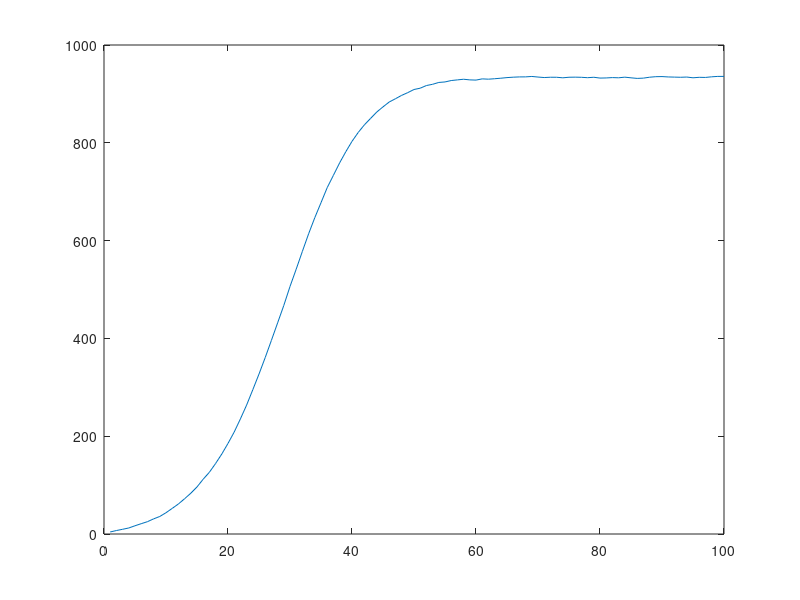

Reproduce this figure in MATLAB. (Note: this script raises an error after producing the figure.)
% Test simple Bass model over real data together with MCMC and parameters
% (only on one add-on)
% estimate
clear all;                              % clear workspace
global  Y1p MADp MSEp;
% MKt6v99 Spec Topics:  Bayesian Dynamic Models, Norris Bruce
% Extended Kalman Filter - Example
pp =1;
p      =  1;     T = 100;               % p dimension of state vector; T length of series
m0     =  randn(p,1); C0 = eye(p);      % intial state distribution at t=0

%Bass Model parameter simulation
qi1=0.38*rand(1,1);
pi1=0.003*rand(1,1);
mi1=1000*rand(1,1);

F      =  ones(p,1);  GT = diag([-qi1./mi1 (1-pi1+qi1)]); d = diag(GT);     % Observation and systems matrix  
v      =  eye(p)*0.2;       w = 0.5*eye(p);              % known observation and sytem variance


% Simulate Observations  y(t) and states 
tt1    =  5*rand(p,T+1); y = zeros(p,T); x = rand(T,1); F =  eye(p); y=[]; beta=pi1*mi1 ;
ew     =  chol(w)'*randn(p,T);  ev = chol(v)'*randn(p,T); x= ones(p,T); uT=diag(beta)*x;
%a      =  rand(1,5); b = rand(1,5); alpha = [1.2; 1.05];

% LINEAR Goodwill
%for  t =  2:T+1 tt1(1,t) =  d(1)*tt1(1,t-1) + uT(1,t-1) + ew(1,t-1); end;
%for  t =  2:T+1 tt1(2,t) =  d(2)*tt1(2,t-1) + uT(2,t-1) + ew(2,t-1); end; plot(tt1);

% NONLINEAR Goodwill
for  t =  2:T+1 tt1(1,t) =  d(1)*tt1(1,t-1).^2 + d(2)*tt1(1,t-1)+ uT(1,t-1) + ew(1,t-1); end;                
%for  t =  2:T+1 tt1(2,t) =  tt1(2,t-1)- d(2)*tt1(2,t-1)^alpha(2) + uT(2,t-1) + ew(2,t-1); end; plot(tt1);


for  t =  1:T 

 y(:,t)  = tt1(1,t)  +  ev(:,t);
 %[a(1)*tt1(1,t) - a(2)*tt1(2,t) - a(3)*tt1(1,t)^2 +  a(4)*tt1(2,t)^2 + a(5)*tt1(1,t)*tt1(2,t); ...
  %           b(1)*tt1(2,t) - b(2)*tt1(1,t) - b(3)*tt1(2,t)^2 +  b(4)*tt1(1,t)^2 + b(5)*tt1(1,t)*tt1(2,t)] + ev(:,t);

end;
plot(y(1,:)); pause; % plot(y(2,:)); 
tt1s = tt1(:,2:T+1);
%==========================================================================
%============================ Data ======================================
%==========================================================================
% global variable used in linearized form
global yp yc betas se_est ;

% Read platform data inclusion
format long
[num,txt,raw] = xlsread('C:\Users\MHE\Desktop\ActiveCourses\Projects\FirefoxAddon(VeryLowPriority)\DiffData\platformdata.xlsx',1);
yp = num(:,20)/(10^7); %10 million firefox platform download [Scale in order to avoid singularity]
yc = num(:,21)/(10^7); %10 million competitors firefox platform downloads
ych = num(:,22)/(10^7); %10 million chrome firefox platform downloads
yie = num(:,23)/(10^7); %10 million chrome firefox platform downloads
ysaf = num(:,24)/(10^7); %10 million chrome firefox platform downloads
yop = num(:,25)/(10^7); %10 million chrome firefox platform downloads
yc =[ych yie];  % yie ysaf yop
%yc = [0; yc(1:(size(yc,1)-1))]; % for the moment m0 it is zero
yc = [zeros(1,size(yc,2)); yc(1:(size(yc,1)),:)]; % for the moment m0 it is zero
kp     =  5; %estimating three parameters (3 bass parameters and 4 competition parameter)
%yp  = Mt(2:pT); %simulated data [end of the same file]
pT   = size(yp,1); %cut the data of add-ons based on platform data
ppparam = 0.0003;
npparam =repmat(-0.0002,[size(yc,2) 1]);
qpparam = 0.0131;
M0param = max(yp); 
GTp  = diag([M0param ppparam qpparam npparam']);
xp = ones(p,pT);
X0= max(yp);
uTp= ppparam*M0param + M0param*yc*npparam;
options = optimset('Display','on','MaxIter',10000,'TolX',10^-30,'TolFun',10^-30,'UseParallel','always'); %,'GradObj','on'
% prior parameters for M0
varp    =  2.5e2; % consider high variance (broad prior)
meanp   =  max(yc)+5;
px       =  2;
Lpriorp =  - 0.5*log(2*pi*varp) -   0.5*sum((M0param-meanp).^2/varp);
% tunning parameters
pc        = 1e6; % for the draws of M0
pcorigin  = pc;
postPOld  = Lpriorp;
accepRate =0;


 %clear all;
% load data;   % linear state equation equation - nerlove arrow
 
 %load data2;   % nonlinear state equation equation - nerlove arrow

 jumps      =    1; idx = 0; jp = 0; ndraw=8000;  ndraw0 = 2000; 


  %platform variables
 bp_ =  zeros(pT*p,(ndraw-ndraw0)/jumps);
 b0p_ = zeros(p,(ndraw-ndraw0)/jumps);
 cp_ = zeros(kp+1+1,(ndraw-ndraw0)/jumps); %because v has the size of (n+1)*(n+1): 2 variance, 3 Bass parameters and 1 competition param
 %df_ = zeros((2*n+2)*(2*n+2),(ndraw-ndraw0)/jumps);   % to save full var-covar matrix
 mp=zeros(1,pT);
 Cp = repmat(eye(pp),[1 1 pT]);
 m0p = rand(pp,1);
 C0p = repmat(eye(pp),[1 1]);
 
 %for platform
 errwp_ =0;
 errvp_ = 0;
 MADp=zeros(1,pT); MSEp = zeros(1,pT);
 Y1p = zeros(1,pT); % n for add-ons and 1 for platform
 b0p    =  zeros(kp-1,1); 
 S0Invp =  1.5e-7*eye(kp-1);
 btempp=zeros(kp,1);
 
 
 % prior 
 b0    =  zeros(kp-1,1); %[0.5; 0.5; .5; .5]; 
 S0Inv =  1.5e-7*eye(kp-1);
 wa0=0.1; wv02=.1;va0=0.1;vv02=.1;
 
 %platform
    T = pT;
    tt1p    =  15*ones(p,pT); 
    vp     =  0.2; % it includes all observation equations of platform state equation
    wp = 0.5;              % known observation and sytem variance
    LL       =    zeros(1,(ndraw-ndraw0)/jumps);   % log likelihood
  cumj=0;  
  
 tic;
for i = 1:ndraw
    i
    
   % platform EKF calculation
    [mp(:,1:pT),Cp(:,:,1:pT),m0p(:,:),C0p,tt1p(1:pT),tt0p]     =     BEKFPMOnlyPlatformCompetitor(yp(1:pT),F,pp,m0p(:,:),C0p(:,:),vp,wp,GTp(:,:),uTp(1:pT),yc);   %,a,b,alpha

   
    ttr1=tt1p(1:pT)';
    ttind1p= [tt0p;tt1p(1:pT-1)'];
    %ttindepbuilder(tt0p,tt1p(1:pT),pT,xp) ; % drop last value
   
   %simulate GT = d, beta (System Equation)
   % first simulate M0|p,q,beta erround the mode obtained using fminunc
   X0= M0param;
   alpha     = 0.5;
   accptnrnd = 0.8;
   [x,fval,exitflag,output,grad,hessian]=fminunc('HorskeySimonMethodM0',X0,options,yc,ppparam,npparam,qpparam,ttind1p,ttr1,Lpriorp);
   wp        = inv(hessian);
   if (hessian <= 0)
       wp = 1e-6;
   end;
   j=1;
%   pc = pcorigin;
   swfac =1; % to facilitate the first round when I am using prior
   while ((alpha < accptnrnd)) %&& (swfac == 1) )
       j=j+1
       wpm =pc*wp;
       if (wpm==0)
           wpm = 1e-6;
       end;
       M0paramNew   =  x + chol(wpm)'*randn(length(x),1);
       postPNew  = -HorskeySimonMethodM0(M0paramNew,yc,ppparam,npparam,qpparam,ttind1p,ttr1,Lpriorp); % log of new posterior
       postPOld  = -HorskeySimonMethodM0(M0param,yc,ppparam,npparam,qpparam,ttind1p,ttr1,Lpriorp); % log of old posterior
       alpha     = postPNew - postPOld;
       accptnrnd = log(rand(1,1));
       % M0paramNew = M0param + pc*randn(length(M0Param),1);
%       (accepRate/i) 
%         if ((accptncCounter/i) < .15)
%            disp('increase')
%            pc = pc*0.4
%         else
%           disp('decrease')
%           pc = pc*1.05
%        end;
%        if (ceil(j./6) == (j./6))
%            alpha
%            accptnrnd
%            pc = pc*.1;
%            pc*wp
%        end;
%        if (i==1)
%            swfac =0;
%        end;
   end;
   cumj= cumj+j;
   % check acceptance rate and modify it
   accepRate=i/cumj % because i out of all cumj iterations is accepted until now
%    if (accepRate < .15) % per Dr. Norris 1/1/2013 I should not change it
%        disp('increase')
%        pc = pc*0.8
%     else
%       disp('decrease')
%       pc = pc*1.25
%    end;
   
   postPOld  = postPNew;
   M0param   = M0paramNew;
   
   ttindtemp = [-ttind1p.^2/M0param+ttind1p M0param-ttind1p yc(1:(size(yc,1)-1),:).*repmat((M0param-ttind1p),[1 size(yc,2)])];
   ttrtemp = ttr1;
   ttr1    = ttr1 - ttind1p;
   ttind1p = ttindtemp;
    
    S1   =  (((ttind1p'*ttind1p)/wp)+S0Invp)\speye(size((((ttind1p'*ttind1p)/wp)+S0Invp)));%inv(((ttind1'*ttind1)/wp)+S0Inv);
    b1   =  S1*(((ttind1p'*ttr1)/wp)+S0Invp*b0p(:,1));
    btp   =  b1 + chol(S1)'*randn(length(b1),1);
    btempp(:,1)=[M0param btp']'; % to use in cross section
    qpparam   = btp(1);
    ppparam   = btp(2);
    npparam   = btp(3:(2+size(yc,2)));
    disp('I am here 1')
    GTp(:,:)  =   diag([M0param ppparam qpparam npparam']);
    uTp(1:pT) =   ppparam*M0param + M0param*yc(1:(size(yc,1)-1),:)*npparam;
    disp('I am here 2')
    %simulate v ~ IG (System Equation)
    wa1  = (wa0+pT)/2;
    wv12 = (wv02+(ttr1-ttind1p(1:pT,1:3)*btp(1:3,1))'*(ttr1-ttind1p(1:pT,1:3)*btp(1:3,1)))/2;
    ewv = (ttr1-ttind1p(1:pT,1:3)*btp(1:3,1));
    wp  =  1/gamrnd(wa1,1/wv12);

    %simulate w ~ IG (Observation Equation)
    ttr1 = ttrtemp;
    va1= (va0+pT)/2;
    vv12= (vv02+((yp - ttr1)'*(yp - ttr1)))/2;
    evv =yp - ttr1;
    vp =1/gamrnd(va1,1/vv12);

   if   (i                >     ndraw0)             %  Discarding burnin
        idx               =     idx + 1; end; 
    
   if   idx              ==     jumps
        idx               =     0;
        jp                =     jp + 1;
     
       bp_(1:pT,jp)          =     reshape(tt1p(1:pT)',pT*p,1); 
       b0p_(:,jp)        =     tt0p; 
       cp_(:,jp)         =     [btempp;vp;wp]; %vp will be saved as a matrix
       LL (jp)      = LL(jp)- 0.5*(2*wv12-wv02)/wp.^2 -  0.5*pT*pp*log(2*pi*wp.^2);
       LL (jp)      = LL(jp)- 0.5*(2*vv12-va0)/vp.^2 -   0.5*pT*pp*log(2*pi*vp.^2);
       errwp_  =  errwp_ + ewv;
       errvp_  =  errvp_ + evv;
    end;
end;
toc;

%platform parameters
cpmean_ = mean(cp_,2);
disp('parameter estiamte for [M0 q p n] are (posterior):');
disp(cpmean_');


% check Convergence of Platform
plot(cp_(3,:))


% generate data according to Bass Model

ps = 0.0142;
qs  = 0.0306;
ms  = 22.63;
Mt = zeros(pT+1, 1);
mt =zeros(pT,1);
for t=1:pT;
     mt(t) =  -qs/ms *(Mt(t)).^2 + (qs- ps) *Mt(t) + ps*ms;    
     Mt (t+1) = Mt(t) + mt(t);
end;

% data 
yp  = Mt(2:pT);
pT   = size(yp,1); %cut the data of add-ons based on platform data
GTp  = GT;
xp = ones(p,pT);
uTp= diag(beta)*xp(1:pT);

% test simple bass regression for the platform
ypdiff =diff(yp);
ypindep = [yp(1:(size(yp,1)-1)).^2 yp(1:(size(yp,1)-1)) ones((size(yp,1)-1),1)];
betas=inv(ypindep'*ypindep)*ypindep'*ypdiff;
errors=ypdiff-ypindep*betas;
vcm=(errors'*errors)*inv(ypindep'*ypindep)/(size(yp,1)-1);
se_est=sqrt(diag(vcm));
disp('Parameters of simple Bass regression is (alpha, beta, gamma):')
disp([betas']);
disp('t-stat is:');
disp([betas'./se_est']);
pbmparam = (-betas(2)+sqrt(betas(2).^2-4*betas(1)*betas(3)))/2;
qbmparam = -betas(1)*betas(3)/pbmparam;
mbmparam = -qbmparam/betas(1);
disp('Bass parameters are (p, q, m):')
disp([pbmparam qbmparam mbmparam])

% test simple bass regression for the platform with including competitor
% response
ypdiff =diff(yp);
ypindep = [yp(1:(size(yp,1)-1)).^2 yp(1:(size(yp,1)-1)) yp(1:(size(yp,1)-1)).*yc(1:(size(yc,1)-1)) yc(1:(size(yc,1)-1)) ones((size(yp,1)-1),1)];
betas=inv(ypindep'*ypindep)*ypindep'*ypdiff;
errors=ypdiff-ypindep*betas;
vcm=(errors'*errors)*inv(ypindep'*ypindep)/(size(yp,1)-1);
se_est=sqrt(diag(vcm));
disp('Parameters of simple Bass regression is (alpha, beta, gamma):')
disp([betas']);
disp('t-stat is:');
disp([betas'./se_est']);
nparam = - betas(3);
m0param = betas(4)/nparam;
pbmparam = betas(5)/m0param;
qbmparam = - betas(1)/m0param;
disp('Bass parameters are (p, q, m, c):')
disp([pbmparam qbmparam m0param nparam])
disp('q-p = beta check')
disp([qbmparam - pbmparam  betas(2)])

% Use Horskey and Simon Method
scale =10^9;
yp = num(:,20)/(scale); %K firefox platform download [Scale in order to avoid singularity]
yc = num(:,21)/(scale); %K  competitors firefox platform downloads
ych = num(:,22)/(scale); %K  chrome  platform downloads
yie = num(:,23)/(scale); %K  ie platform downloads
ysaf = num(:,24)/(scale); %K  safari firefox platform downloads
yop = num(:,25)/(scale); %K  opera firefox platform downloads
yc =[ych yie]; %[ych yie ysaf yop];
plot([ych yie ysaf yop]) %zeros(1,size(yc,2));
yc = [ yc(1:(size(yc,1)),:)]; % for the moment m0 it is zero
%yp  = Mt(2:pT); %simulated data [end of the same file]
%X0= max(yp);
X0 =2.485903338959157;
options=optimset('Display','on','MaxIter',10000,'TolX',10^-30,'TolFun',10^-30,'UseParallel','always'); %'GradObj','on'
[x,fval,exitflag,output,grad,hessian]=fminunc('HorskeySimonMethod',X0,options,yp,yc);
ste = diag(inv(hessian));
ste = sqrt(ste);
disp('Parameters of simple Bass regression is (p, n, q, M0):')
disp([betas' x]);
disp('t-stat is:');
disp([betas'./se_est' x./ste]);

%genetic algorithm to show identification
FitnessFunction = {@HorskeySimonMethod,yp,yc};
numberOfVariables = 1;
[x,fval] = ga(FitnessFunction,numberOfVariables);
[exp(x)]



for i = 1:size(b_,1) plot(b_(i,:));  grid; pause; end;
tt1  =   mean(b_,2); tt1 = reshape(tt1,T,p)'; m0 = mean(b0_,2);

 MAD= mean(MAD); MSE = mean(MSE);
% 1-step ahead forecast
for i=1:p
tx = 1:T; plot(tx,Y1(i,:), '--' ,tx,y(i,:),'-.' );
title('Step Ahead Forecast'); xlabel('Time');
ylabel('y(t)'); legend('Predicted','Actual'); pause;
end;

for i=1:p
% Posterior mean vs Simulated tt1
tx = 1:T; plot(tx,tt1(i,:), '--' ,tx,tt1s(i,:),'-.' );
title('Posterior Mean vs Simulation'); xlabel('Time');
ylabel('alpha(t)'); legend('Posterior','Simulation'); pause;
end;


subplot(2,2,1)
plot(y(1,:))
xlabel('Time'); ylabel('y(t)'); 

subplot(2,2,2)
plot(y(2,:))
xlabel('Time'); ylabel('y(t)'); 

subplot(2,2,4)
plot(tt1s(2,:))
xlabel('Time'); ylabel('tt1'); 



subplot(3,2,3)
plot(b_(51,:))
title('alpha(50)');

subplot(3,2,5)
plot(b_(101,:))
title('alpha(100)');



subplot(3,2,2)
plot(b_(103,:))
title('beta(1)');

subplot(3,2,4)
plot(b_(152,:))
title('beta(50)');

subplot(3,2,6)
plot(b_(202,:))
title('beta(100)');